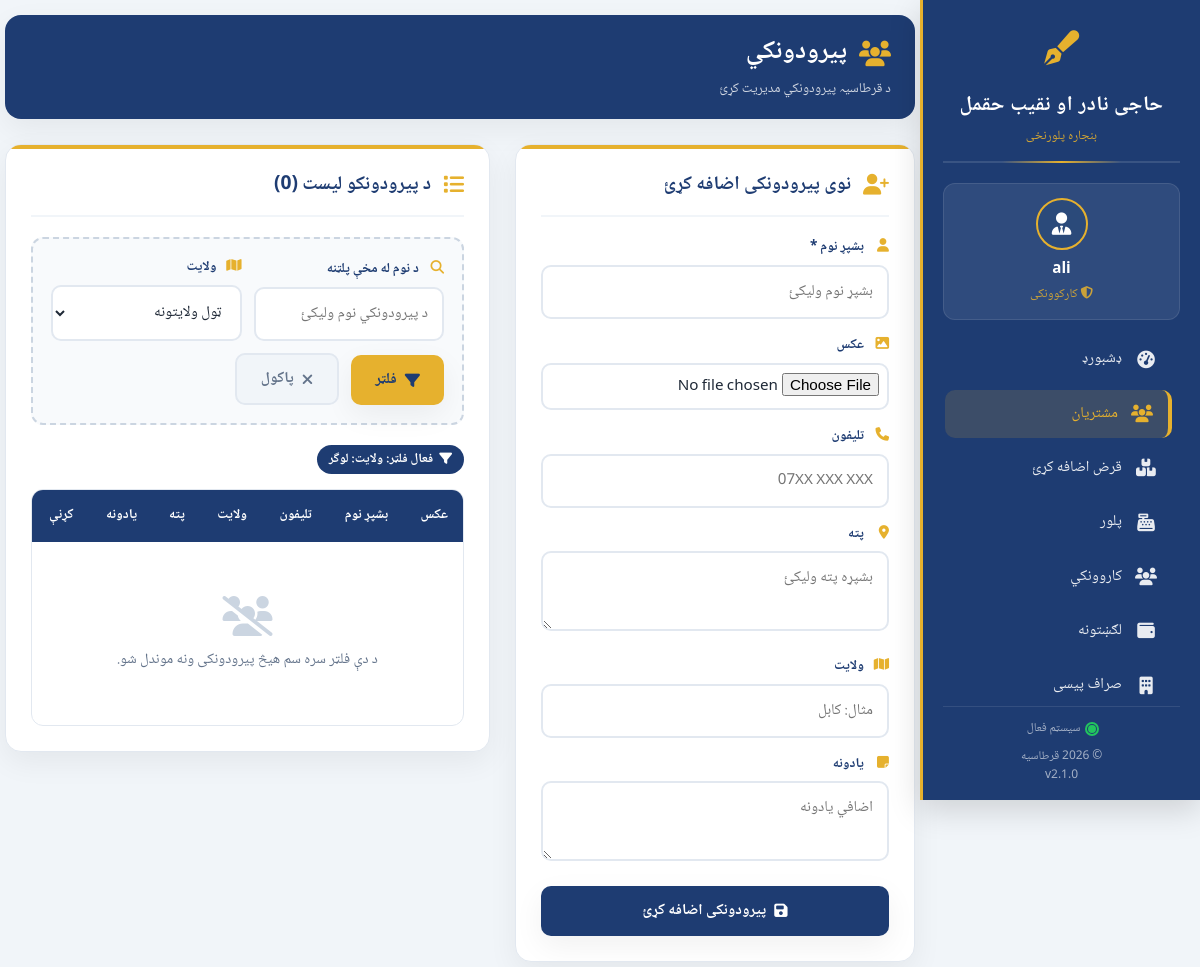
Before: /client.php?filter_province=لوگر (signed in) with the older database file.
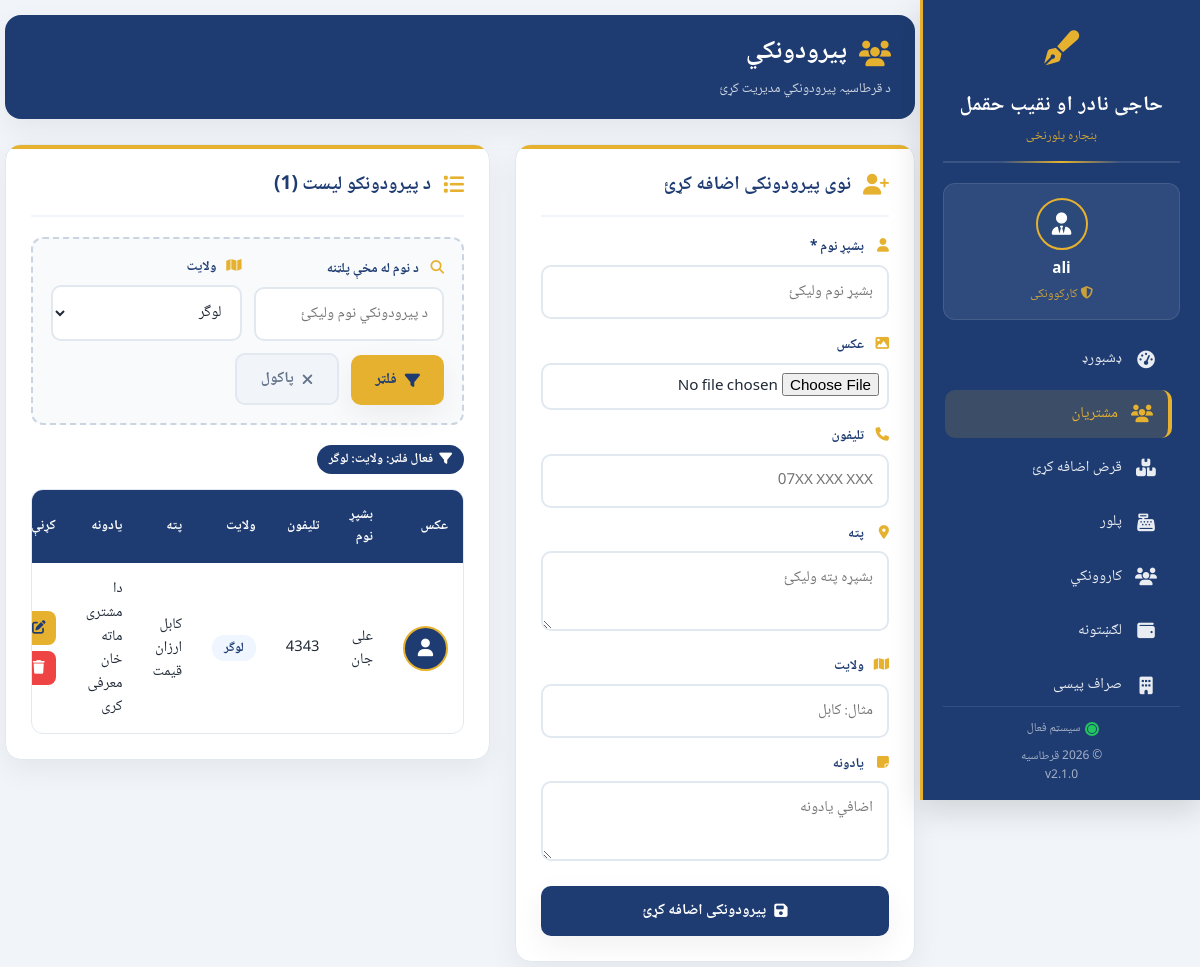
After: the same page with the newer database file.
### tables this page shows
CREATE TABLE `clients` (
  `id` int(11) NOT NULL AUTO_INCREMENT,
  `full_name` varchar(150) NOT NULL,
  `picture` varchar(255) DEFAULT NULL,
  `phone` varchar(30) DEFAULT NULL,
  `address` text DEFAULT NULL,
  `province` varchar(100) DEFAULT NULL,
  `note` text DEFAULT NULL,
  `created_at` timestamp NOT NULL DEFAULT current_timestamp(),
  PRIMARY KEY (`id`)
);

### client.php (the view, shortened to what the changed rows need)
<?php
require_once 'db.php';
$search_name = isset($_GET['search_name']) ? trim($_GET['search_name']) : '';
$filter_province = isset($_GET['filter_province']) ? trim($_GET['filter_province']) : '';
$where = [];
$params = [];
$types = '';
if ($filter_province !== '') {
    $where[] = "province = ?";
    $params[] = $filter_province;
    $types .= 's';
}
$sql = "SELECT * FROM clients";
if (!empty($where)) {
    $sql .= " WHERE " . implode(" AND ", $where);
}
$sql .= " ORDER BY id DESC";
$stmt = $conn->prepare($sql);
if (!empty($params)) {
    $stmt->bind_param($types, ...$params);
}
$stmt->execute();
$result = $stmt->get_result();
$clients = [];
while ($row = $result->fetch_assoc()) {
    $clients[] = $row;
}
$provinces = [];
$provResult = $conn->query("SELECT DISTINCT province FROM clients WHERE province IS NOT NULL AND province != '' ORDER BY province ASC");
if ($provResult) {
    while ($p = $provResult->fetch_assoc()) {
        $provinces[] = $p['province'];
    }
}
?>
<!DOCTYPE html>
<html lang="ps" dir="rtl">
<head>
    <link rel="stylesheet" href="https://cdnjs.cloudflare.com/ajax/libs/font-awesome/6.4.0/css/all.min.css">
</head>
<body>
<?php include 'sidebar.php'; ?>
<div class="main-content">
    <div class="page-header">
        <div>
            <h1><i class="fas fa-users"></i> پیرودونکي</h1>
        </div>
    </div>
    <div class="content-grid">
        <div class="card">
            <div class="card-header">
                <h2>نوی پیرودونکی اضافه کړئ</h2>
            </div>
        </div>
        <div class="card">
            <div class="card-header">
                <i class="fas fa-list"></i>
                <h2>د پیرودونکو لیست (<?php echo count($clients); ?>)</h2>
            </div>
            <div class="filter-bar">
                <form method="GET">
                    <div class="filter-row">
                        <div class="form-group">
                            <label><i class="fas fa-map"></i> ولایت</label>
                            <select name="filter_province">
                                <option value="">ټول ولایتونه</option>
                                <?php foreach ($provinces as $prov): ?>
                                    <option value="<?php echo htmlspecialchars($prov); ?>" <?php echo ($filter_province === $prov) ? 'selected' : ''; ?>>
                                        <?php echo htmlspecialchars($prov); ?>
                                    </option>
                                <?php endforeach; ?>
                            </select>
                        </div>
                    </div>
                </form>
            </div>
            <div class="table-wrapper">
                <table>
                    <thead>
                        <tr>
                            <th>عکس</th>
                            <th>بشپړ نوم</th>
                            <th>تلیفون</th>
                            <th>ولایت</th>
                            <th>پته</th>
                            <th>یادونه</th>
                            <th>کړنې</th>
                        </tr>
                    </thead>
                    <tbody>
                        <?php if (count($clients) > 0): ?>
                            <?php foreach ($clients as $c): ?>
                                <tr>
                                    <td>
                                        <?php if (!empty($c['picture']) && file_exists(__DIR__ . '/' . $c['picture'])): ?>
                                            <img src="<?php echo htmlspecialchars($c['picture']); ?>"
                                                 class="client-avatar"
                                                 alt="عکس"
                                                 onclick="openImage('<?php echo htmlspecialchars($c['picture']); ?>', '<?php echo htmlspecialchars($c['full_name']); ?>')">
                                        <?php else: ?>
                                            <div class="client-avatar-placeholder"><i class="fas fa-user"></i></div>
                                        <?php endif; ?>
                                    </td>
                                    <td><?php echo htmlspecialchars($c['full_name']); ?></td>
                                    <td><?php echo htmlspecialchars($c['phone']); ?></td>
                                    <td><span class="province-badge"><?php echo htmlspecialchars($c['province']); ?></span></td>
                                    <td><?php echo htmlspecialchars($c['address']); ?></td>
                                    <td><?php echo htmlspecialchars($c['note']); ?></td>
                                    <td>
                                        <div class="action-buttons">
                                            <button type="button"
                                                    class="btn-action btn-action-edit"
                                                    title="سمول"
                                                    onclick='openEditModal(<?php echo json_encode($c, JSON_HEX_APOS | JSON_HEX_QUOT); ?>)'>
                                                <i class="fas fa-edit"></i>
                                            </button>
                                            <button type="button"
                                                    class="btn-action btn-action-delete"
                                                    title="ړنګول"
                                                    onclick='openDeleteModal(<?php echo $c['id']; ?>, <?php echo json_encode($c['full_name'], JSON_HEX_APOS | JSON_HEX_QUOT); ?>)'>
                                                <i class="fas fa-trash"></i>
                                            </button>
                                        </div>
                                    </td>
                                </tr>
                            <?php endforeach; ?>
                        <?php else: ?>
                            <tr>
                                <td colspan="7">
                                    <div class="empty-state">
                                        <i class="fas fa-users-slash"></i>
                                        <?php if ($search_name !== '' || $filter_province !== ''): ?>
                                            د دې فلټر سره سم هیڅ پیرودونکی ونه موندل شو.
                                        <?php else: ?>
                                            هیڅ پیرودونکی ونه موندل شو.
                                        <?php endif; ?>
                                    </div>
                                </td>
                            </tr>
                        <?php endif; ?>
                    </tbody>
                </table>
            </div>
        </div>
    </div>
</div>
</body>
</html>

Changed rows visible on the page:
added clients: full_name "علی جان", phone "4343", province "لوگر", address "کابل ارزان قیمت", note "دا مشتری ماته خان معرفی کری"
Other visible differences:
count($clients): "0" → "1"
form field filter_province: "ټول ولایتونه" → "لوگر"
text no longer shown: "د دې فلټر سره سم هیڅ پیرودونکی ونه موندل شو."
